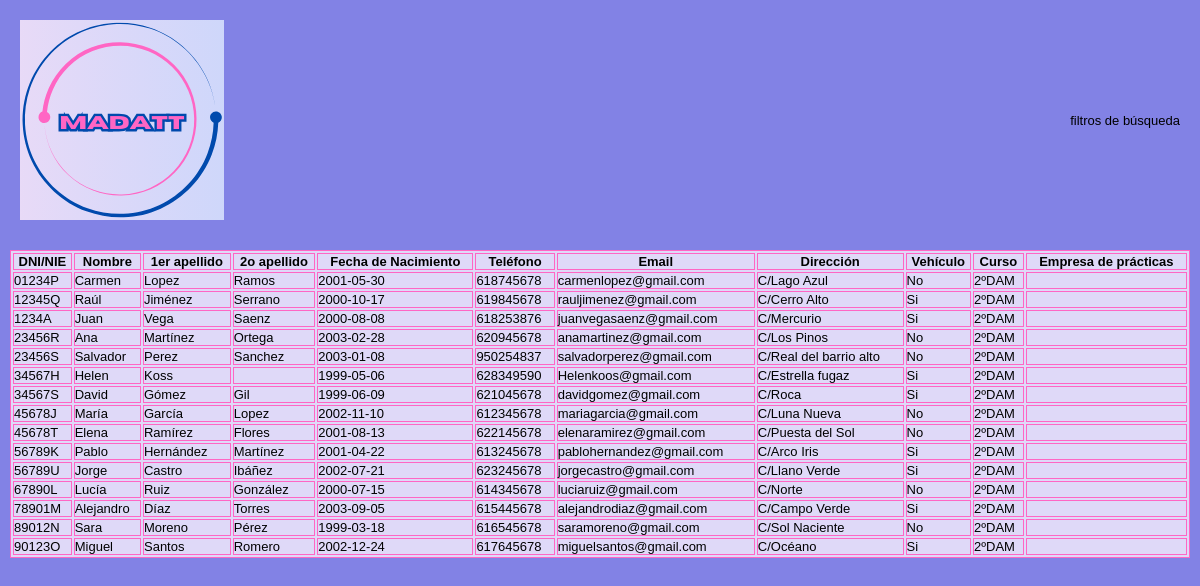
Page /code/alumnos.php on the committed database.
### tables this page shows
CREATE TABLE alumnos (
	dni_nie char(9) PRIMARY KEY,
	nombre VARCHAR(100) not null,
	apellido1 VARCHAR(100) not null,
	apellido2 VARCHAR(100),
	fecha_nacimiento DATE,
	telefono VARCHAR(50),
	email VARCHAR(255),
	direccion VARCHAR(255),
	vehiculo ENUM('Si','No'),
	curso CHAR(6),
	dni_tutor CHAR(9),
	id_empresa int UNSIGNED,
	FOREIGN KEY (id_empresa) REFERENCES empresas(id),
	FOREIGN KEY (dni_tutor) REFERENCES profesores(dni_nie) ON DELETE SET NULL ON UPDATE CASCADE
);

### code/alumnos.php (the view, shortened to what this page needs)
<?php
    require 'conexion.php';
    $query = "SELECT alumnos.dni_nie, alumnos.nombre, alumnos.apellido1, alumnos.apellido2, alumnos.fecha_nacimiento, alumnos.telefono, alumnos.email, alumnos.direccion,
    alumnos.vehiculo, alumnos.curso, empresas.nombre_comercial AS empresa_nombre
          FROM alumnos
          LEFT JOIN empresas ON alumnos.id_empresa = empresas.id";
    $result = $mysqli->query($query);
?>
<!DOCTYPE html>
<html lang="es">
<head>
    <link rel="stylesheet" href="style-tablas.css">
</head>
<body>
    <header>
        <img src="logo.png" alt="logo">
        <div class="busqueda">filtros de búsqueda</div>
    </header>
    <table>
        <tr>
            <th>DNI/NIE</th>
            <th>Nombre</th>
            <th>1er apellido</th>
            <th>2o apellido</th>
            <th>Fecha de Nacimiento</th>
            <th>Teléfono</th>
            <th>Email</th>
            <th>Dirección</th>
            <th>Vehículo</th>
            <th>Curso</th>
            <th>Empresa de prácticas</th>
        </tr>
        <?php if ($result->num_rows > 0): ?>
            <?php while ($alumno = $result->fetch_assoc()): ?>
                <tr>
                    <td><?php echo htmlspecialchars($alumno['dni_nie']); ?></td>
                    <td><?php echo htmlspecialchars($alumno['nombre']); ?></td>
                    <td><?php echo htmlspecialchars($alumno['apellido1']); ?></td>
                    <td><?php echo htmlspecialchars($alumno['apellido2']); ?></td>
                    <td><?php echo htmlspecialchars($alumno['fecha_nacimiento']); ?></td>
                    <td><?php echo htmlspecialchars($alumno['telefono']); ?></td>
                    <td><?php echo htmlspecialchars($alumno['email']); ?></td>
                    <td><?php echo htmlspecialchars($alumno['direccion']); ?></td>
                    <td><?php echo htmlspecialchars($alumno['vehiculo']); ?></td>
                    <td><?php echo htmlspecialchars($alumno['curso']); ?></td>
                    <td><?php echo htmlspecialchars($alumno['empresa_nombre']); ?></td>
                </tr>
            <?php endwhile; ?>
        <?php else: ?>
            <tr><td colspan="10">No hay alumnos registrados.</td></tr>
        <?php endif; ?>
    </table>
</body>
</html>

### code/style-tablas.css (style rules this page uses)
* { margin: 0; padding: 0; box-sizing: border-box; font-family: Arial, sans-serif; font-size: small; }
body { display: grid; grid-template-rows: auto 1fr auto; min-height: 100vh; background-color: #8282e5; }
header { display: flex; justify-content: space-between; align-items: center; padding: 20px; }
table { margin: 10px; height: 100px; }
table, tr, th, td { background-color: #dfd9f8; border: 1px solid #ff66c4; border-collapse: separate; margin: 10px; }

### rows in the picture
alumnos: dni_nie "01234P", nombre "Carmen", apellido1 "Lopez", apellido2 "Ramos", fecha_nacimiento "2001-05-30", telefono "618745678", email "carmenlopez@gmail.com", direccion "C/Lago Azul", vehiculo "No", curso "2ºDAM"
alumnos: dni_nie "12345Q", nombre "Raúl", apellido1 "Jiménez", apellido2 "Serrano", fecha_nacimiento "2000-10-17", telefono "619845678", email "rauljimenez@gmail.com", direccion "C/Cerro Alto", vehiculo "Si", curso "2ºDAM"
alumnos: dni_nie "1234A", nombre "Juan", apellido1 "Vega", apellido2 "Saenz", fecha_nacimiento "2000-08-08", telefono "618253876", email "juanvegasaenz@gmail.com", direccion "C/Mercurio", vehiculo "Si", curso "2ºDAM"
alumnos: dni_nie "23456R", nombre "Ana", apellido1 "Martínez", apellido2 "Ortega", fecha_nacimiento "2003-02-28", telefono "620945678", email "anamartinez@gmail.com", direccion "C/Los Pinos", vehiculo "No", curso "2ºDAM"
alumnos: dni_nie "23456S", nombre "Salvador", apellido1 "Perez", apellido2 "Sanchez", fecha_nacimiento "2003-01-08", telefono "950254837", email "salvadorperez@gmail.com", direccion "C/Real del barrio alto", vehiculo "No", curso "2ºDAM"
alumnos: dni_nie "34567H", nombre "Helen", apellido1 "Koss", fecha_nacimiento "1999-05-06", telefono "628349590", email "Helenkoos@gmail.com", direccion "C/Estrella fugaz", vehiculo "Si", curso "2ºDAM"
alumnos: dni_nie "34567S", nombre "David", apellido1 "Gómez", apellido2 "Gil", fecha_nacimiento "1999-06-09", telefono "621045678", email "davidgomez@gmail.com", direccion "C/Roca", vehiculo "Si", curso "2ºDAM"
alumnos: dni_nie "45678J", nombre "María", apellido1 "García", apellido2 "Lopez", fecha_nacimiento "2002-11-10", telefono "612345678", email "mariagarcia@gmail.com", direccion "C/Luna Nueva", vehiculo "No", curso "2ºDAM"
alumnos: dni_nie "45678T", nombre "Elena", apellido1 "Ramírez", apellido2 "Flores", fecha_nacimiento "2001-08-13", telefono "622145678", email "elenaramirez@gmail.com", direccion "C/Puesta del Sol", vehiculo "No", curso "2ºDAM"
alumnos: dni_nie "56789K", nombre "Pablo", apellido1 "Hernández", apellido2 "Martínez", fecha_nacimiento "2001-04-22", telefono "613245678", email "pablohernandez@gmail.com", direccion "C/Arco Iris", vehiculo "Si", curso "2ºDAM"
alumnos: dni_nie "56789U", nombre "Jorge", apellido1 "Castro", apellido2 "Ibáñez", fecha_nacimiento "2002-07-21", telefono "623245678", email "jorgecastro@gmail.com", direccion "C/Llano Verde", vehiculo "Si", curso "2ºDAM"
alumnos: dni_nie "67890L", nombre "Lucía", apellido1 "Ruiz", apellido2 "González", fecha_nacimiento "2000-07-15", telefono "614345678", email "luciaruiz@gmail.com", direccion "C/Norte", vehiculo "No", curso "2ºDAM"
alumnos: dni_nie "78901M", nombre "Alejandro", apellido1 "Díaz", apellido2 "Torres", fecha_nacimiento "2003-09-05", telefono "615445678", email "alejandrodiaz@gmail.com", direccion "C/Campo Verde", vehiculo "Si", curso "2ºDAM"
alumnos: dni_nie "89012N", nombre "Sara", apellido1 "Moreno", apellido2 "Pérez", fecha_nacimiento "1999-03-18", telefono "616545678", email "saramoreno@gmail.com", direccion "C/Sol Naciente", vehiculo "No", curso "2ºDAM"
alumnos: dni_nie "90123O", nombre "Miguel", apellido1 "Santos", apellido2 "Romero", fecha_nacimiento "2002-12-24", telefono "617645678", email "miguelsantos@gmail.com", direccion "C/Océano", vehiculo "Si", curso "2ºDAM"
